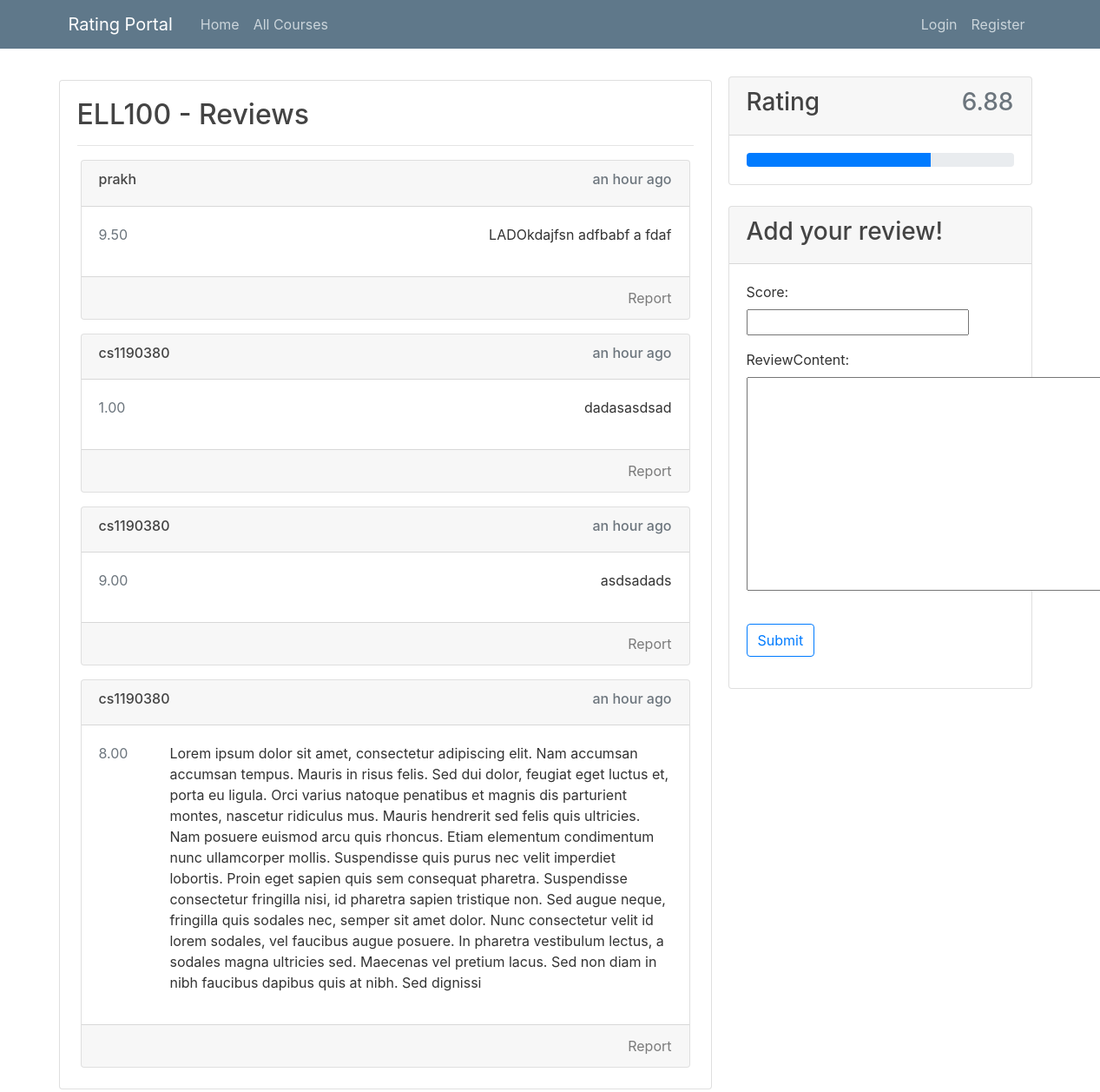
The page /course/ELL100/ on the database its author committed.
### review/models.py (models this page shows)
class Review(models.Model):
    score = models.DecimalField(decimal_places=2,max_digits=4)
    reviewContent = models.TextField()
    courseName = models.CharField(max_length=120)
    dateAdded = models.DateTimeField(auto_now=False, auto_now_add=True)
    author = models.ForeignKey(User, on_delete= models.CASCADE,related_name='reviews_written',default=5)
    class Meta:
        ordering =['-dateAdded']

### courses/views.py (the view)
# urls.py: path('course/<str:courseName>/',courseViews.courseView,name='course'),
def courseView(request,courseName):
    reviews,rating = recheckRatingsFor(courseName)
    courseList= getAllOf('courses')
    if courseName not in [c.courseName for c in courseList]:
        raise Http404('No such Course')
    new_comment = None
    if request.method == 'POST':
        comment_form = CommentForm(data=request.POST)
        if comment_form.is_valid():
            new_comment = comment_form.save(commit=True)
            new_comment.author = request.user
            new_comment.courseName=courseName
            new_comment.save()
            return redirect('course',courseName=courseName)
    else:
        comment_form = CommentForm()
    return render(request,'courses/coursePage.html',{'reviews':reviews,'courseName':courseName,'rating':rating,'commentForm':comment_form})

### review/forms.py
class CommentForm(forms.ModelForm):
    class Meta:
        model = Review
        fields = ('score','reviewContent')

### courses/views.py (called while the page is built)
def recheckRatingsFor(courseName):
    reviews = getAllOf('review')
    reviews = list(filter(lambda x:x.courseName==courseName,reviews))
    if len(reviews)==0:
        return [],'Unrated'
    rating = round(sum(x.score for x in reviews)/len(reviews),2)
    return reviews,rating

def getAllOf(name):
    for r in apps.get_app_config(name).get_models():
        objects = list(r.objects.all())
    return objects

### courses/templates/courses/coursePage.html (shortened to what this page needs)
{% extends "users/base.html" %}
{% load humanize %}
{% block content %}
<div class="card-body ">
    <h2>{{courseName}} - Reviews</h2>
    <hr class="hr-primary">
    {% for review in reviews %}
    <div class="card m-1 mt-3">
        <div class="card-header">
            <div class="d-flex justify-content-between">
                <h6>{{review.author.username}}</h6>
                <h6 class="text-muted">{{review.dateAdded|naturaltime}}</h6>
            </div>
        </div>
        <div class="card-body">
            <div class="d-flex justify-content-between">
                <span class="text-secondary">
                    {{review.score}}
                </span>
                <p class="ml-5">
                    {{review.reviewContent}}
                </p>
            </div>
        </div>
        <div class="card-footer text-right">
            <a class="card-link text-black-50" href="#">Report</a>
        </div>
    </div>
    {%empty%}
    <h5>No reviews yet.</h5>
    {% endfor %}
</div>
{% endblock content %}
{% block sidebar %}
<div class="col-md-4 mt-2">
    <div class="card mb-2">
        <div class="card-header">
            <div class="d-flex justify-content-between">
                <h3>Rating</h3>
                <h3 class="text-muted">{{rating}}</h3>
            </div>
        </div>
        <div class="card-body">
            <div class="progress">
                <div class="progress-bar" role="progressbar" style="width: {% widthratio rating 1 10 %}%"
                    aria-valuenow="{% widthratio rating 1 10 %}" aria-valuemin="0" aria-valuemax="100"></div>
            </div>
        </div>
    </div>
    <div class="card mt-4">
        <div class="card-header">
            <h3>Add your review!</h3>
        </div>
        <div class="card-body">
            <form method="POST">
                <fieldset class='form-group'>
                    {{ commentForm.as_p }}
                </fieldset>
                <div class="form-group">
                    <button class="btn btn-outline-primary" type="submit">Submit</button>
                </div>
            </form>
        </div>
    </div>
</div>
{% endblock sidebar %}

### users/static/main.css (style rules this page uses)
body { background: white; color: #333333; margin-top: 5rem; }
h1, h2, h3, h4, h5, h6 { color: #444444; }

### rows shown on the page
Review: author.username "prakh", dateAdded "an hour ago", score "9.50", reviewContent "LADOkdajfsn adfbabf a fdaf"
Review: author.username "cs1190380", dateAdded "an hour ago", score "1.00", reviewContent "dadasasdsad"
Review: author.username "cs1190380", dateAdded "an hour ago", score "9.00", reviewContent "asdsadads"
Review: author.username "cs1190380", dateAdded "an hour ago", score "8.00", reviewContent "Lorem ipsum dolor sit amet, consectetur adipiscing elit. Nam accumsan accumsan tempus. Mauris in risus felis. Sed dui dolor, feugiat eget luctus et, porta eu ligula. Orci varius natoque penatibus et magnis dis parturient montes, nascetur ridiculus mus. Mauris hendrerit sed felis quis ultricies. Nam posuere euismod arcu quis rhoncus. Etiam elementum condimentum nunc ullamcorper mollis. Suspendisse quis purus nec velit imperdiet lobortis. Proin eget sapien quis sem consequat pharetra. Suspendisse consectetur fringilla nisi, id pharetra sapien tristique non. Sed augue neque, fringilla quis sodales nec, semper sit amet dolor. Nunc consectetur velit id lorem sodales, vel faucibus augue posuere.…"

### other values the page prints
{{ courseName }} "ELL100"
{{ rating }} "6.88"
